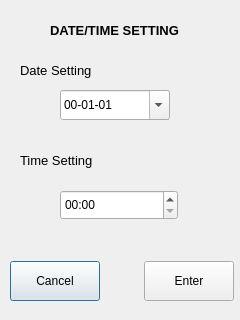
<?xml version="1.0" encoding="UTF-8"?>
<ui version="4.0">
 <class>Date</class>
 <widget class="QDialog" name="Date">
  <property name="geometry">
   <rect>
    <x>0</x>
    <y>0</y>
    <width>240</width>
    <height>320</height>
   </rect>
  </property>
  <property name="windowTitle">
   <string>Dialog</string>
  </property>
  <widget class="QWidget" name="layoutWidget">
   <property name="geometry">
    <rect>
     <x>10</x>
     <y>260</y>
     <width>224</width>
     <height>42</height>
    </rect>
   </property>
   <layout class="QHBoxLayout" name="horizontalLayout">
    <item>
     <widget class="QPushButton" name="pbCancel">
      <property name="minimumSize">
       <size>
        <width>90</width>
        <height>40</height>
       </size>
      </property>
      <property name="text">
       <string>Cancel</string>
      </property>
     </widget>
    </item>
    <item>
     <spacer name="horizontalSpacer">
      <property name="orientation">
       <enum>Qt::Horizontal</enum>
      </property>
      <property name="sizeHint" stdset="0">
       <size>
        <width>40</width>
        <height>20</height>
       </size>
      </property>
     </spacer>
    </item>
    <item>
     <widget class="QPushButton" name="pbEnter">
      <property name="minimumSize">
       <size>
        <width>90</width>
        <height>40</height>
       </size>
      </property>
      <property name="text">
       <string>Enter</string>
      </property>
     </widget>
    </item>
   </layout>
  </widget>
  <widget class="QLabel" name="lTitle">
   <property name="geometry">
    <rect>
     <x>50</x>
     <y>20</y>
     <width>141</width>
     <height>20</height>
    </rect>
   </property>
   <property name="font">
    <font>
     <pointsize>10</pointsize>
     <weight>75</weight>
     <bold>true</bold>
    </font>
   </property>
   <property name="text">
    <string>DATE/TIME SETTING</string>
   </property>
  </widget>
  <widget class="QDateEdit" name="dateEdit">
   <property name="geometry">
    <rect>
     <x>60</x>
     <y>90</y>
     <width>110</width>
     <height>30</height>
    </rect>
   </property>
   <property name="displayFormat">
    <string>yy-MM-dd</string>
   </property>
   <property name="calendarPopup">
    <bool>true</bool>
   </property>
  </widget>
  <widget class="QTimeEdit" name="timeEdit">
   <property name="geometry">
    <rect>
     <x>60</x>
     <y>190</y>
     <width>118</width>
     <height>30</height>
    </rect>
   </property>
   <property name="displayFormat">
    <string>hh:mm</string>
   </property>
   <property name="calendarPopup">
    <bool>true</bool>
   </property>
  </widget>
  <widget class="QLabel" name="label">
   <property name="geometry">
    <rect>
     <x>20</x>
     <y>60</y>
     <width>91</width>
     <height>20</height>
    </rect>
   </property>
   <property name="font">
    <font>
     <pointsize>10</pointsize>
    </font>
   </property>
   <property name="text">
    <string>Date Setting</string>
   </property>
  </widget>
  <widget class="QLabel" name="label_2">
   <property name="geometry">
    <rect>
     <x>20</x>
     <y>150</y>
     <width>91</width>
     <height>21</height>
    </rect>
   </property>
   <property name="font">
    <font>
     <pointsize>10</pointsize>
    </font>
   </property>
   <property name="text">
    <string>Time Setting</string>
   </property>
  </widget>
 </widget>
 <resources/>
 <connections/>
</ui>
